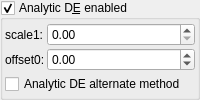
    <widget class="MyGroupBox" name="groupCheck_analyticDE_enabled">
     <property name="title">
      <string>Analytic D&amp;E enabled</string>
     </property>
     <property name="checkable">
      <bool>true</bool>
     </property>
     <layout class="QVBoxLayout" name="verticalLayout_12" stretch="0,0">
      <property name="spacing">
       <number>2</number>
      </property>
      <property name="leftMargin">
       <number>2</number>
      </property>
      <property name="topMargin">
       <number>2</number>
      </property>
      <property name="rightMargin">
       <number>2</number>
      </property>
      <property name="bottomMargin">
       <number>2</number>
      </property>
      <item>
       <layout class="QGridLayout" name="gridLayout_28" columnstretch="0,0,1">
        <property name="spacing">
         <number>2</number>
        </property>
        <item row="1" column="1">
         <widget class="QLabel" name="label_178">
          <property name="text">
           <string>offset0:</string>
          </property>
         </widget>
        </item>
        <item row="0" column="1">
         <widget class="QLabel" name="label_179">
          <property name="text">
           <string>scale1:</string>
          </property>
         </widget>
        </item>
        <item row="0" column="2">
         <widget class="MyDoubleSpinBox" name="spinbox_analyticDE_scale_1">
          <property name="sizePolicy">
           <sizepolicy hsizetype="Minimum" vsizetype="Maximum">
            <horstretch>0</horstretch>
            <verstretch>0</verstretch>
           </sizepolicy>
          </property>
          <property name="prefix">
           <string/>
          </property>
          <property name="suffix">
           <string/>
          </property>
          <property name="decimals">
           <number>2</number>
          </property>
          <property name="minimum">
           <double>0.000000000000000</double>
          </property>
          <property name="maximum">
           <double>99.989999999999995</double>
          </property>
          <property name="singleStep">
           <double>0.100000000000000</double>
          </property>
         </widget>
        </item>
        <item row="1" column="2">
         <widget class="MyDoubleSpinBox" name="spinbox_analyticDE_offset_0">
          <property name="sizePolicy">
           <sizepolicy hsizetype="Minimum" vsizetype="Maximum">
            <horstretch>0</horstretch>
            <verstretch>0</verstretch>
           </sizepolicy>
          </property>
          <property name="prefix">
           <string/>
          </property>
          <property name="suffix">
           <string/>
          </property>
          <property name="decimals">
           <number>2</number>
          </property>
          <property name="minimum">
           <double>-99.989999999999995</double>
          </property>
          <property name="maximum">
           <double>99.989999999999995</double>
          </property>
          <property name="singleStep">
           <double>0.100000000000000</double>
          </property>
         </widget>
        </item>
       </layout>
      </item>
      <item>
       <widget class="MyCheckBox" name="checkBox_analyticDE_enabled_false">
        <property name="toolTip">
         <string>&lt;html&gt;&lt;head/&gt;&lt;body&gt;&lt;p&gt;Can sometimes improve render quality when using analytic DE&lt;/p&gt;&lt;/body&gt;&lt;/html&gt;</string>
        </property>
        <property name="text">
         <string>Analytic DE alternate method</string>
        </property>
       </widget>
      </item>
     </layout>
    </widget>
